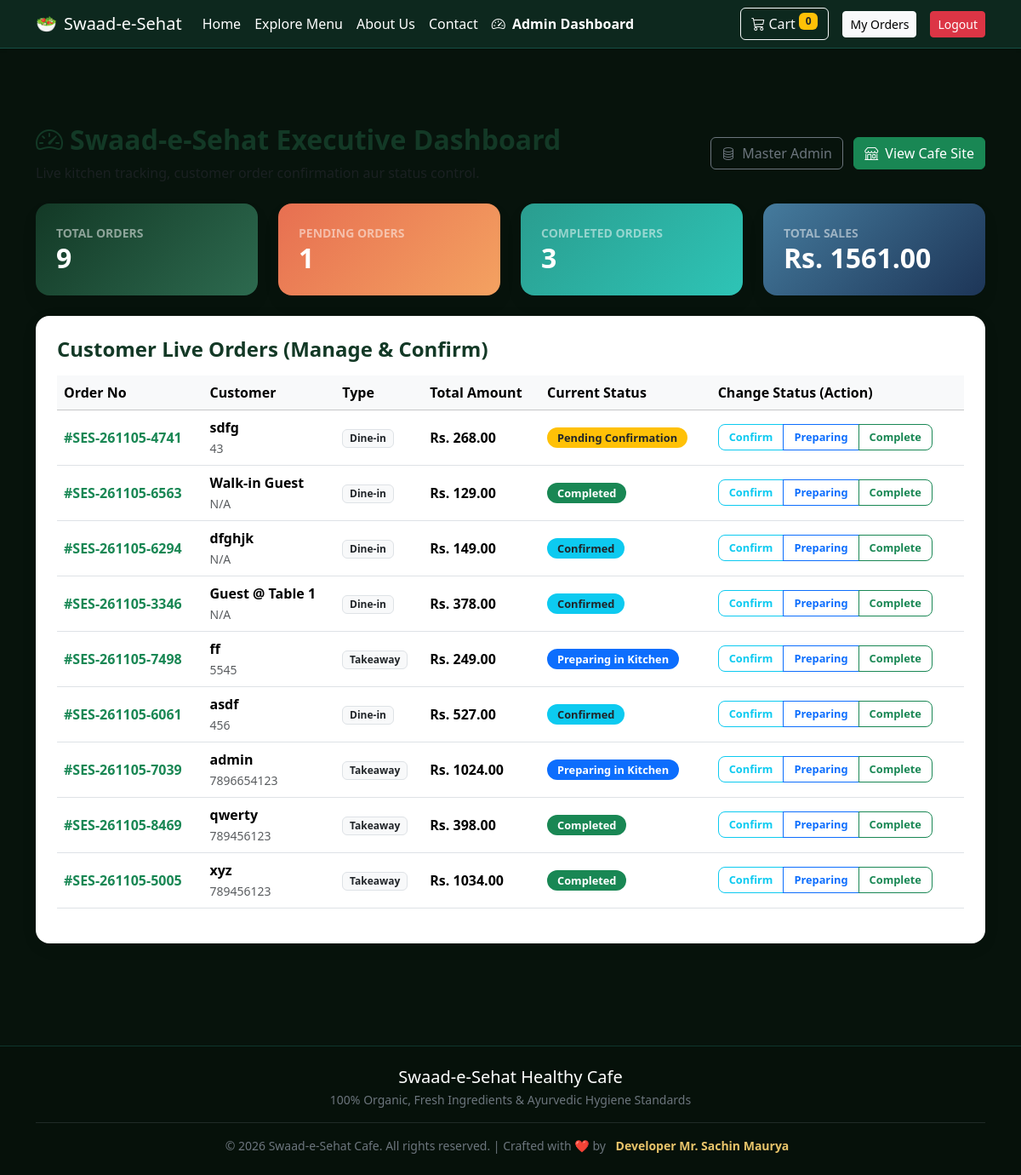
The page /dashboard/ (signed in) on the database its author committed.
### orders/models.py (models this page shows, shortened)
class Order(models.Model):
    TYPES = (('dine_in', 'Dine-in'), ('takeaway', 'Takeaway'), ('delivery', 'Home Delivery'))
    STATUSES = (
        ('pending', 'Pending'), ('confirmed', 'Confirmed'), ('preparing', 'Preparing'),
        ('ready', 'Ready'), ('out_for_delivery', 'Out for Delivery'),
        ('completed', 'Completed'), ('cancelled', 'Cancelled')
    )
    order_number = models.CharField(max_length=30, unique=True, editable=False)
    access_token = models.UUIDField(default=uuid.uuid4, editable=False, unique=True)
    customer = models.ForeignKey(User, on_delete=models.SET_NULL, null=True, blank=True)
    customer_name = models.CharField(max_length=150)
    phone = models.CharField(max_length=20)
    order_type = models.CharField(max_length=20, choices=TYPES, default='takeaway')
    table = models.ForeignKey(CafeTable, on_delete=models.SET_NULL, null=True, blank=True)
    delivery_address = models.TextField(blank=True, null=True)
    notes = models.TextField(blank=True, null=True)
    total_amount = models.DecimalField(max_digits=10, decimal_places=2, default=Decimal('0.00'))
    order_status = models.CharField(max_length=25, choices=STATUSES, default='pending')
    created_at = models.DateTimeField(auto_now_add=True)

### orders/admin_views.py (the view)
# urls.py: path('dashboard/', admin_dashboard, name='cafe_admin_dashboard'),
@staff_member_required
def admin_dashboard(request):
    total_orders = Order.objects.count()
    pending_orders = Order.objects.filter(order_status='pending').count()
    completed_orders = Order.objects.filter(order_status='completed').count()
    total_sales = sum(o.total_amount for o in Order.objects.filter(order_status='completed'))
    recent_orders = Order.objects.all().order_by('-created_at')[:15]
    tables = CafeTable.objects.all()
    context = {
        'total_orders': total_orders,
        'pending_orders': pending_orders,
        'completed_orders': completed_orders,
        'total_sales': total_sales,
        'recent_orders': recent_orders,
        'tables': tables,
    }
    return render(request, 'custom_admin_dashboard.html', context)

### orders/cart.py (called while the page is built)
    def count(self):
        return sum(item['quantity'] for item in self.cart.values())

### orders/context_processors.py (called while the page is built)
def cart_processor(request):
    return {'cart_total_count': Cart(request).count()}

### templates/custom_admin_dashboard.html (shortened to what this page needs)
{% extends 'base.html' %}
{% block content %}
<div class='container my-5'>
  <div class='d-flex justify-content-between align-items-center mb-4'>
    <div>
      <h2 class='fw-bold' style='color:#133926;'><i class='bi bi-speedometer2 me-2'></i>Swaad-e-Sehat Executive Dashboard</h2>
      <p class='text-muted mb-0'>Live kitchen tracking, customer order confirmation aur status control.</p>
    </div>
    <div>
      <a href='/admin/' class='btn btn-outline-secondary me-2'><i class='bi bi-database me-1'></i> Master Admin</a>
      <a href='/' class='btn btn-success'><i class='bi bi-shop me-1'></i> View Cafe Site</a>
    </div>
  </div>
  <div class='row g-4 mb-4'>
    <div class='col-md-3'>
      <div class='dash-card card-1'>
        <div class='small text-white-50 text-uppercase fw-bold'>Total Orders</div>
        <h2 class='fw-bold mb-0'>{{ total_orders }}</h2>
      </div>
    </div>
    <div class='col-md-3'>
      <div class='dash-card card-2'>
        <div class='small text-white-50 text-uppercase fw-bold'>Pending Orders</div>
        <h2 class='fw-bold mb-0'>{{ pending_orders }}</h2>
      </div>
    </div>
    <div class='col-md-3'>
      <div class='dash-card card-3'>
        <div class='small text-white-50 text-uppercase fw-bold'>Completed Orders</div>
        <h2 class='fw-bold mb-0'>{{ completed_orders }}</h2>
      </div>
    </div>
    <div class='col-md-3'>
      <div class='dash-card card-4'>
        <div class='small text-white-50 text-uppercase fw-bold'>Total Sales</div>
        <h2 class='fw-bold mb-0'>Rs. {{ total_sales }}</h2>
      </div>
    </div>
  </div>
  <div class='table-box'>
    <h4 class='fw-bold mb-3' style='color:#133926;'>Customer Live Orders (Manage & Confirm)</h4>
    <div class='table-responsive'>
      <table class='table align-middle'>
        <thead class='table-light'>
          <tr>
            <th>Order No</th>
            <th>Customer</th>
            <th>Type</th>
            <th>Total Amount</th>
            <th>Current Status</th>
            <th>Change Status (Action)</th>
          </tr>
        </thead>
        <tbody>
          {% for o in recent_orders %}
          <tr>
            <td class='fw-bold text-success'>#{{ o.order_number }}</td>
            <td>
              <div class='fw-bold'>{{ o.customer_name }}</div>
              <small class='text-muted'>{{ o.phone }}</small>
            </td>
            <td><span class='badge bg-light text-dark border'>{{ o.get_order_type_display }}</span></td>
            <td class='fw-bold'>Rs. {{ o.total_amount }}</td>
            <td>
              {% if o.order_status == 'pending' %}
                <span class='badge bg-warning text-dark status-badge'>Pending Confirmation</span>
              {% elif o.order_status == 'confirmed' %}
                <span class='badge bg-info text-dark status-badge'>Confirmed</span>
              {% elif o.order_status == 'preparing' %}
                <span class='badge bg-primary status-badge'>Preparing in Kitchen</span>
              {% elif o.order_status == 'ready' %}
                <span class='badge bg-secondary status-badge'>Ready</span>
              {% elif o.order_status == 'completed' %}
                <span class='badge bg-success status-badge'>Completed</span>
              {% else %}
                <span class='badge bg-dark status-badge'>{{ o.order_status }}</span>
              {% endif %}
            </td>
            <td>
              <div class='btn-group'>
                <a href='{% url "update_order_status" o.id "confirmed" %}' class='btn btn-outline-info btn-action'>Confirm</a>
                <a href='{% url "update_order_status" o.id "preparing" %}' class='btn btn-outline-primary btn-action'>Preparing</a>
                <a href='{% url "update_order_status" o.id "completed" %}' class='btn btn-outline-success btn-action'>Complete</a>
              </div>
            </td>
          </tr>
          {% empty %}
          <tr>
            <td colspan='6' class='text-center py-4 text-muted'>Abhi koi customer order nahi hai. Aap customer page se pehla order place karke yahan dekh sakte hain!</td>
          </tr>
          {% endfor %}
        </tbody>
      </table>
    </div>
  </div>
</div>
{% endblock %}

### templates/base.html (style rules this page uses)
:root { --primary-green: #0d281e; --accent-green: #2ec4b6; --cafe-gold: #e9c46a; --light-bg: #07130c; }
body { background-color: var(--light-bg); font-family: system-ui, -apple-system, sans-serif; }

### templates/custom_admin_dashboard.html (style rules this page uses)
.dash-card { border-radius: 16px; border: none; padding: 24px; color: #fff; box-shadow: 0 10px 20px rgba(0,0,0,0.06); }
.card-1 { background: linear-gradient(135deg, #133926, #2d6a4f); }
.card-2 { background: linear-gradient(135deg, #e76f51, #f4a261); }
.card-3 { background: linear-gradient(135deg, #2a9d8f, #2ec4b6); }
.card-4 { background: linear-gradient(135deg, #457b9d, #1d3557); }
.table-box { background: #fff; border-radius: 16px; padding: 25px; box-shadow: 0 5px 25px rgba(0,0,0,0.04); }
.status-badge { padding: 6px 12px; border-radius: 20px; font-weight: 600; font-size: 0.8rem; }
.btn-action { border-radius: 8px; font-size: 0.8rem; font-weight: 600; padding: 5px 12px; }

### rows shown on the page
Order: order_number "SES-261105-4741", customer_name "sdfg", phone "43", order_type "Dine-in", total_amount "268.00", order_status "Pending Confirmation"
Order: order_number "SES-261105-6563", customer_name "Walk-in Guest", phone "N/A", order_type "Dine-in", total_amount "129.00", order_status "Completed"
Order: order_number "SES-261105-6294", customer_name "dfghjk", phone "N/A", order_type "Dine-in", total_amount "149.00", order_status "Confirmed"
Order: order_number "SES-261105-3346", customer_name "Guest @ Table 1", phone "N/A", order_type "Dine-in", total_amount "378.00", order_status "Confirmed"
Order: order_number "SES-261105-7498", customer_name "ff", phone "5545", order_type "Takeaway", total_amount "249.00", order_status "Preparing in Kitchen"
Order: order_number "SES-261105-6061", customer_name "asdf", phone "456", order_type "Dine-in", total_amount "527.00", order_status "Confirmed"
Order: order_number "SES-261105-7039", customer_name "admin", phone "7896654123", order_type "Takeaway", total_amount "1024.00", order_status "Preparing in Kitchen"
Order: order_number "SES-261105-8469", customer_name "qwerty", phone "789456123", order_type "Takeaway", total_amount "398.00", order_status "Completed"
Order: order_number "SES-261105-5005", customer_name "xyz", phone "789456123", order_type "Takeaway", total_amount "1034.00", order_status "Completed"

### other values the page prints
{{ cart_total_count }} "0"
{{ total_orders }} "9"
{{ pending_orders }} "1"
{{ completed_orders }} "3"
{{ total_sales }} "1561.00"
